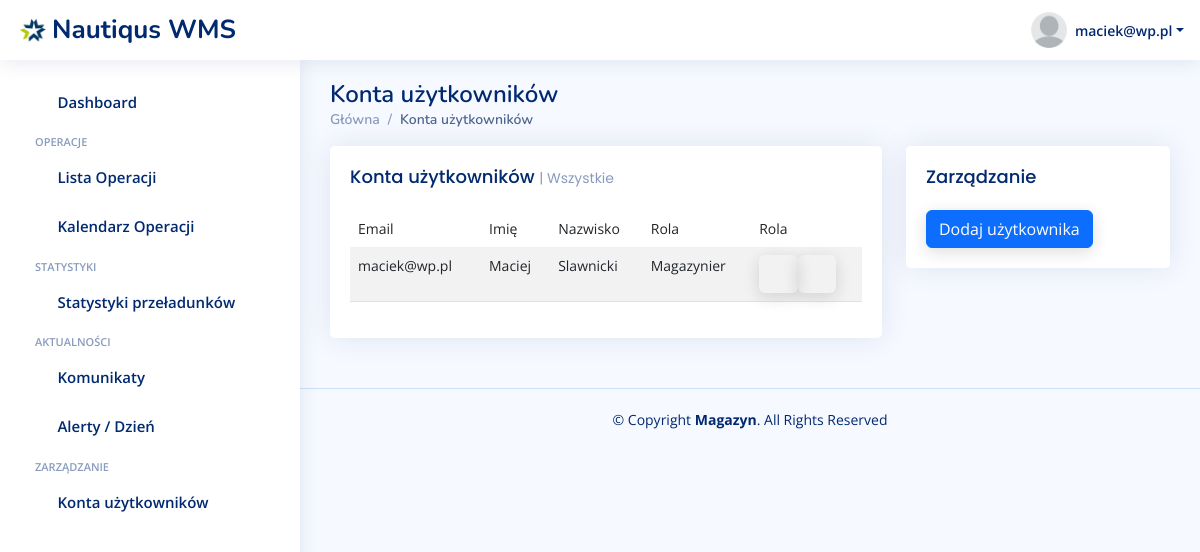
Screenshot of /uzytkownicy (signed in) with the database file from the repository.
### warehouse/models.py (models this page shows)
class CustomUser(AbstractUser):
    ROLE_CHOICES = [
        ('spedytor', 'Spedytor'),
        ('magazynier', 'Magazynier'),
    ]
    role = models.CharField(max_length=20, choices=ROLE_CHOICES, default='spedytor')

### warehouse/views.py (the view)
# urls.py: path('uzytkownicy', views.accounts, name='uzytkownicy'),
@login_required
def accounts(request, input_date=datetime.now().strftime("%Y-%m-%d")):
    users = CustomUser.objects.all()
    context = {'users': users,
               }
    return render(request, 'warehouse/accounts.html', context)

### warehouse/templates/warehouse/accounts.html (shortened to what this page needs)
{% extends 'base.html' %}
{% load static %}
{% static "" as staticUrl %}
{% block content %}
<main id="main" class="main">
    <div class="pagetitle">
        <h1>Konta użytkowników</h1>
        <nav>
            <ol class="breadcrumb">
                <li class="breadcrumb-item"><a href="index-panel.html">Główna</a></li>
                <li class="breadcrumb-item active">Konta użytkowników</li>
            </ol>
        </nav>
    </div>
    <section class="section dashboard">
        <div class="row">
            <div class="col-lg-8">
                <div class="row">
                    <div class="col-12">
                        <div class="card recent-sales ">
                            <div class="filter">
                                <a class="icon" href="#" data-bs-toggle="dropdown"><i class="bi bi-three-dots"></i></a>
                            </div>
                            <div class="card-body">
                                <h5 class="card-title">Konta użytkowników <span>| Wszystkie</span></h5>
                                <table class="table table-striped">
                                  <thead>
                                    <tr class="bg-white">
                                      <th scope="col">Email</th>
                                      <th scope="col">Imię</th>
                                      <th scope="col">Nazwisko</th>
                                      <th scope="col">Rola</th>
                                        <th scope="col">Rola</th>
                                    </tr>
                                  </thead>
                                  <tbody>
                                  {% for user in users %}
                                    <tr>
                                      <th scope="row">{{ user.email }}</th>
                                      <td>{{ user.first_name }}</td>
                                      <td>{{ user.last_name }}</td>
                                      <td>{{ user.get_role_display }}</td>
                                        <td><a class="btn "><i class="bi bi-pencil-square"></i></a><a class="btn "><i class="bi bi-trash"></i></a></td>
                                    </tr>
                                  {% endfor %}
                                  </tbody>
                                </table>
                            </div>
                        </div>
                    </div>
                </div>
            </div>
            <div class="col-lg-4">
                <div class="card">
                    <div class="filter">
                        <a class="icon" href="#" data-bs-toggle="dropdown"><i class="bi bi-three-dots"></i></a>
                    </div>
                    <div class="card-body">
                        <h5 class="card-title">Zarządzanie</h5>
                            <div class="col-6">
                                        <a href="/operacje/dodaj" class="btn btn-primary">Dodaj użytkownika</a>
                                    </div>
                    </div>
                </div>
            </div>
        </div>
    </section>
</main>
{% endblock %}

### warehouse/templates/base.html (shortened to what this page needs)
{% load static %}
<!DOCTYPE html>
<html lang="en">
<head>
    <link rel="stylesheet" href="{% static 'warehouse/assets-panel/vendor/boxicons/css/boxicons.min.css' %}">
    <link rel="stylesheet" href="{% static 'warehouse/assets-panel/vendor/quill/quill.snow.css' %}">
    <link rel="stylesheet" href="{% static 'warehouse/assets-panel/vendor/quill/quill.bubble.css' %}">
    <link rel="stylesheet" href="{% static 'warehouse/assets-panel/vendor/remixicon/remixicon.css' %}">
    <link rel="stylesheet" href="{% static 'warehouse/assets-panel/vendor/simple-datatables/style.css' %}">
    <link rel="stylesheet" href="{% static 'warehouse/time-shedule/assets/css/style.css' %}">
    <link rel="stylesheet" href="{% static 'warehouse/assets-panel/css/style.css' %}">
    <link rel="stylesheet" href="{% static 'warehouse/assets-panel/vendor/bootstrap/css/bootstrap.min.css' %}">
    <link rel="stylesheet" href="{% static 'warehouse/assets-panel/vendor/bootstrap-icons/bootstrap-icons.css' %}">
</head>
<body>
<header id="header" class="header fixed-top d-flex align-items-center">
    <div class="d-flex align-items-center justify-content-between">
        <a href="/" class="logo d-flex align-items-center">
            <img src="{% static 'warehouse/assets/img/nautiqus-logo.jpeg' %}">
            <span class="d-none d-lg-block">Nautiqus WMS</span>
        </a>
        <i class="bi bi-list toggle-sidebar-btn"></i>
    </div>
    <nav class="header-nav ms-auto">
        <ul class="d-flex align-items-center">
            <li class="nav-item dropdown pe-3">
                <a class="nav-link nav-profile d-flex align-items-center pe-0" href="#" data-bs-toggle="dropdown">
                    <img src="{% static 'warehouse/assets/img/blank-head.png' %}">
                    <span class="d-none d-md-block dropdown-toggle ps-2">{{ user.email }}</span>
                </a>
            </li>
        </ul>
    </nav>
</header>
<aside id="sidebar" class="sidebar">
    <ul class="sidebar-nav " id="sidebar-nav">
        <li class="nav-item ">
            <a class="nav-link collapsed" href="/">
                <i class="bi bi-grid"></i>
                <span>Dashboard</span>
            </a>
        </li>
        <li class="nav-heading">OPERACJE</li>
      <li class="nav-item">
        <a class="nav-link collapsed" href="/operacje/moje">
          <i class="bi bi-layout-text-window-reverse"></i>
          <span>Lista Operacji</span>
        </a>
      </li>
        <li class="nav-item">
            <a class="nav-link collapsed" data-bs-target="#operation-calendar-nav" data-bs-toggle="collapse" href="#">
              <i class="bi bi-calendar3"></i><span>Kalendarz Operacji</span><i class="bi bi-chevron-down ms-auto"></i>
            </a>
        </li>
        <li class="nav-heading">Statystyki</li>
      <li class="nav-item">
        <a class="nav-link collapsed" href="/statystyki">
          <i class="bi bi-graph-up-arrow"></i>
          <span>Statystyki przeładunków</span>
        </a>
      </li>
    <li class="nav-heading">Aktualności</li>
        <li class="nav-item">
        <a class="nav-link collapsed" href="/komunikaty">
          <i class="bi bi-chat-left-dots"></i>
          <span>Komunikaty</span>
        </a>
      </li>
                <li class="nav-item">
        <a class="nav-link collapsed" href="/alerty">
          <i class="bi bi-exclamation-triangle"></i>
          <span>Alerty / Dzień</span>
        </a>
      </li>
      <li class="nav-heading">Zarządzanie</li>
      <li class="nav-item">
        <a class="nav-link collapsed" href="/uzytkownicy">
          <i class="bi bi-person"></i>
          <span>Konta użytkowników</span>
        </a>
      </li>
    </ul>
</aside>
{% block content %}
{% endblock %}
<footer id="footer" class="footer">
    <div class="copyright">
        &copy; Copyright <strong><span>Magazyn</span></strong>. All Rights Reserved
    </div>
    <div class="credits">
    </div>
</footer>
</body>
</html>

### warehouse/static/warehouse/assets-panel/css/style.css (style rules this page uses)
:root { scroll-behavior: smooth; }
body { font-family: "Open Sans", sans-serif; background: #f6f9ff; color: #444444; }
a { color: #4154f1; text-decoration: none; }
h1, h2, h3, h4, h5, h6 { font-family: "Nunito", sans-serif; }
#main { margin-top: 60px; padding: 20px 30px; transition: all 0.3s; }
.pagetitle { margin-bottom: 10px; }
.pagetitle h1 { font-size: 24px; margin-bottom: 0; font-weight: 600; color: #012970; }
.card { margin-bottom: 30px; border: none; border-radius: 5px; box-shadow: 0px 0 30px rgba(1, 41, 112, 0.1); }
.card-title { padding: 20px 0 15px 0; font-size: 18px; font-weight: 500; color: #012970; font-family: "Poppins", sans-serif; }
.card-title span { color: #899bbd; font-size: 14px; font-weight: 400; }
.card-body { padding: 0 20px 20px 20px; }
.breadcrumb { font-size: 14px; font-family: "Nunito", sans-serif; color: #899bbd; font-weight: 600; }
.breadcrumb a { color: #899bbd; transition: 0.3s; }
.breadcrumb .breadcrumb-item::before { color: #899bbd; }
.breadcrumb .active { color: #51678f; font-weight: 600; }
.logo { line-height: 1; }
@media (min-width: 1200px) { .logo { width: 280px; } }
.logo img { max-height: 26px; margin-right: 6px; }
.logo span { font-size: 26px; font-weight: 700; color: #012970; font-family: "Nunito", sans-serif; }
.header { transition: all 0.5s; z-index: 997; height: 60px; box-shadow: 0px 2px 20px rgba(1, 41, 112, 0.1); background-color: #fff; padding-left: 20px; }
.header .toggle-sidebar-btn { font-size: 32px; padding-left: 10px; cursor: pointer; color: #012970; }
.header-nav ul { list-style: none; }
.header-nav>ul { margin: 0; padding: 0; }
.header-nav .nav-profile { color: #012970; }
.header-nav .nav-profile img { max-height: 36px; }
.header-nav .nav-profile span { font-size: 14px; font-weight: 600; }
.sidebar { position: fixed; top: 60px; left: 0; bottom: 0; width: 300px; z-index: 996; transition: all 0.3s; padding: 20px; overflow-y: auto; scrollbar-width: thin; scrollbar-color: #aab7cf transparent; box-shadow: 0px 0px 20px rgba(1, 41, 112, 0.1); background-color: #fff; }
@media (min-width: 1200px) { #main, #footer { margin-left: 300px; } }
.sidebar-nav { padding: 0; margin: 0; list-style: none; }
.sidebar-nav li { padding: 0; margin: 0; list-style: none; }
.sidebar-nav .nav-item { margin-bottom: 5px; }
.sidebar-nav .nav-heading { font-size: 11px; text-transform: uppercase; color: #899bbd; font-weight: 600; margin: 10px 0 5px 15px; }
.sidebar-nav .nav-link { display: flex; align-items: center; font-size: 15px; font-weight: 600; color: #4154f1; transition: 0.3; background: #f6f9ff; padding: 10px 15px; border-radius: 4px; }
.sidebar-nav .nav-link i { font-size: 16px; margin-right: 10px; color: #4154f1; }
.sidebar-nav .nav-link.collapsed { color: #012970; background: #fff; }
.sidebar-nav .nav-link.collapsed i { color: #899bbd; }
.sidebar-nav .nav-link .bi-chevron-down { margin-right: 0; transition: transform 0.2s ease-in-out; }
.dashboard .filter { position: absolute; right: 0px; top: 15px; }
.dashboard .filter .icon { color: #aab7cf; padding-right: 20px; padding-bottom: 5px; transition: 0.3s; font-size: 16px; }
.dashboard .recent-sales { font-size: 14px; }
.dashboard .recent-sales .table thead { background: #f6f6fe; }
.dashboard .recent-sales .table thead th { border: 0; }
.footer { padding: 20px 0; font-size: 14px; transition: all 0.3s; border-top: 1px solid #cddfff; }
.footer .copyright { text-align: center; color: #012970; }
.footer .credits { padding-top: 5px; text-align: center; font-size: 13px; color: #012970; }

### rows the page displays
CustomUser: email "maciek@wp.pl", first_name "Maciej", last_name "Slawnicki", role "Magazynier"
